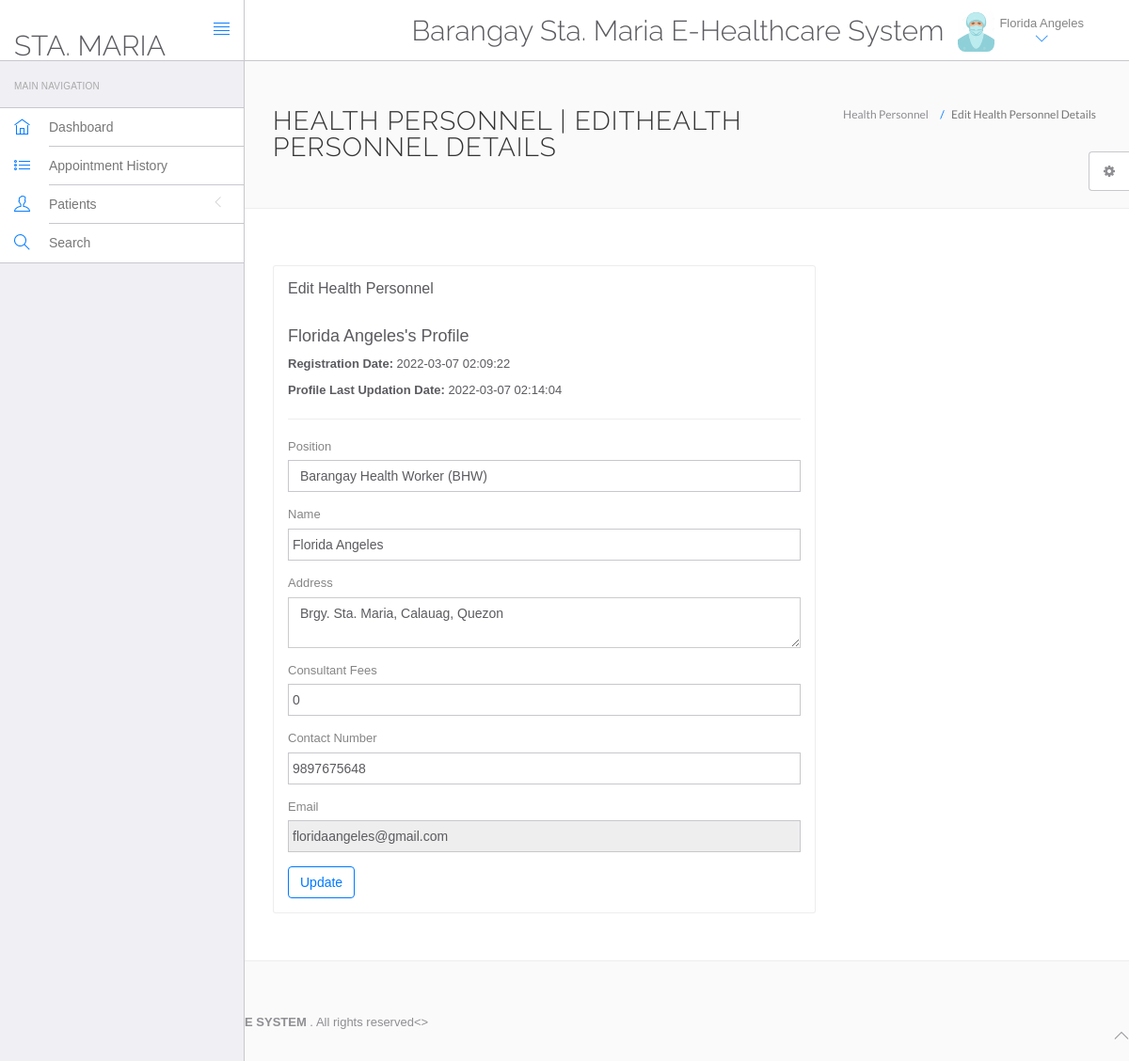
The app's page /hospital/hms/doctor/edit-profile.php (signed in) with its own data.
### tables this page shows
CREATE TABLE `doctors` (
  `id` int(11) NOT NULL,
  `specilization` varchar(255) DEFAULT NULL,
  `doctorName` varchar(255) DEFAULT NULL,
  `address` longtext DEFAULT NULL,
  `docFees` varchar(255) DEFAULT NULL,
  `contactno` bigint(11) DEFAULT NULL,
  `docEmail` varchar(255) DEFAULT NULL,
  `password` varchar(255) DEFAULT NULL,
  `creationDate` timestamp NULL DEFAULT current_timestamp(),
  `updationDate` timestamp NULL DEFAULT NULL ON UPDATE current_timestamp()
);

### hospital/hms/doctor/edit-profile.php (the view, shortened to what this page needs)
<?php
include('include/config.php');
?>
<!DOCTYPE html>
<html lang="en">
	<head>
		<link rel="stylesheet" href="vendor/bootstrap/css/bootstrap.min.css">
		<link rel="stylesheet" href="vendor/fontawesome/css/font-awesome.min.css">
		<link rel="stylesheet" href="vendor/themify-icons/themify-icons.min.css">
		<link href="vendor/animate.css/animate.min.css" rel="stylesheet" media="screen">
		<link href="vendor/perfect-scrollbar/perfect-scrollbar.min.css" rel="stylesheet" media="screen">
		<link href="vendor/switchery/switchery.min.css" rel="stylesheet" media="screen">
		<link href="vendor/bootstrap-touchspin/jquery.bootstrap-touchspin.min.css" rel="stylesheet" media="screen">
		<link href="vendor/select2/select2.min.css" rel="stylesheet" media="screen">
		<link href="vendor/bootstrap-datepicker/bootstrap-datepicker3.standalone.min.css" rel="stylesheet" media="screen">
		<link href="vendor/bootstrap-timepicker/bootstrap-timepicker.min.css" rel="stylesheet" media="screen">
		<link rel="stylesheet" href="assets/css/styles.css">
		<link rel="stylesheet" href="assets/css/plugins.css">
		<link rel="stylesheet" href="assets/css/themes/theme-1.css" id="skin_color" />
	</head>
	<body>
		<div id="app">
<?php include('include/sidebar.php');?>
			<div class="app-content">
				<?php include('include/header.php');?>
				<div class="main-content" >
					<div class="wrap-content container" id="container">
						<section id="page-title">
							<div class="row">
								<div class="col-sm-8">
									<h1 class="mainTitle">Health Personnel | EditHealth Personnel Details</h1>
																	</div>
								<ol class="breadcrumb">
									<li>
										<span>Health Personnel </span>
									</li>
									<li class="active">
										<span>Edit Health Personnel Details</span>
									</li>
								</ol>
							</div>
						</section>
						<div class="container-fluid container-fullw bg-white">
							<div class="row">
								<div class="col-md-12">
									<div class="row margin-top-30">
										<div class="col-lg-8 col-md-12">
											<div class="panel panel-white">
												<div class="panel-heading">
													<h5 class="panel-title">Edit Health Personnel</h5>
												</div>
												<div class="panel-body">
									<?php $sql=mysqli_query($con,"select * from doctors where docEmail='".$_SESSION['dlogin']."'");
while($data=mysqli_fetch_array($sql))
{
?>
<h4><?php echo htmlentities($data['doctorName']);?>'s Profile</h4>
<p><b>Registration Date: </b><?php echo htmlentities($data['creationDate']);?></p>
<?php if($data['updationDate']){?>
<p><b>Profile Last Updation Date: </b><?php echo htmlentities($data['updationDate']);?></p>
<?php } ?>
<hr />
													<form role="form" name="adddoc" method="post" onSubmit="return valid();">
														<div class="form-group">
															<label for="DoctorSpecialization">
																Position
															</label>
							<select name="Doctorspecialization" class="form-control" required="required">
					<option value="<?php echo htmlentities($data['specilization']);?>">
					<?php echo htmlentities($data['specilization']);?></option>
															</select>
														</div>
<div class="form-group">
															<label for="doctorname">
																 Name
															</label>
	<input type="text" name="docname" class="form-control" value="<?php echo htmlentities($data['doctorName']);?>" >
														</div>
<div class="form-group">
															<label for="address">
																 Address
															</label>
					<textarea name="clinicaddress" class="form-control"><?php echo htmlentities($data['address']);?></textarea>
														</div>
<div class="form-group">
															<label for="fess">
																 Consultant Fees
															</label>
		<input type="text" name="docfees" class="form-control" required="required"  value="<?php echo htmlentities($data['docFees']);?>" >
														</div>
<div class="form-group">
									<label for="fess">
																 Contact Number
															</label>
					<input type="text" name="doccontact" class="form-control" required="required"  value="<?php echo htmlentities($data['contactno']);?>">
														</div>
<div class="form-group">
									<label for="fess">
																 Email
															</label>
					<input type="email" name="docemail" class="form-control"  readonly="readonly"  value="<?php echo htmlentities($data['docEmail']);?>">
														</div>
														<?php } ?>
														<button type="submit" name="submit" class="btn btn-o btn-primary">
															Update
														</button>
													</form>
												</div>
											</div>
										</div>
											</div>
										</div>
								</div>
					</div>
				</div>
			</div>
	<?php include('include/footer.php');?>
	<?php include('include/setting.php');?>
			<>
		</div>
	</body>
</html>

### hospital/hms/doctor/include/header.php (shortened to what this page needs)
<header class="navbar navbar-default navbar-static-top">
					<div class="navbar-header">
						<a class="navbar-brand" href="#">
							<h2 style="padding-top:20% ">STA. MARIA </h2>
						</a>
						<a href="#" class="sidebar-toggler pull-right visible-md visible-lg" data-toggle-class="app-sidebar-closed" data-toggle-target="#app">
							<i class="ti-align-justify"></i>
						</a>
					</div>
					<div class="navbar-collapse collapse">
						<ul class="nav navbar-right">
								<li  style="padding-top:2% ">
								<h2>Barangay Sta. Maria E-Healthcare System</h2>
							</li>
							<li class="dropdown current-user">
								<a href class="dropdown-toggle" data-toggle="dropdown">
									<img src="assets/images/personnel.jpg" > <span class="username">
									<?php $query=mysqli_query($con,"select doctorName from doctors where id='".$_SESSION['id']."'");
while($row=mysqli_fetch_array($query))
{
	echo $row['doctorName'];
}
									?> <i class="ti-angle-down"></i></i></span>
								</a>
							</li>
						</ul>
					</div>
				</header>

### hospital/hms/doctor/assets/css/themes/theme-1.css (style rules this page uses)
body { background: #FAFAFA; }
header .navbar-header { background: #ffffff !important; border-right-color: #c8c7cc !important; border-bottom-color: #c8c7cc !important; }
header .navbar-header .sidebar-toggler, header .navbar-header .sidebar-mobile-toggler { color: #007aff !important; }
header .navbar-header .navbar-brand { color: #777 !important; }
header .navbar-collapse { background: #ffffff !important; border-bottom-color: #c8c7cc !important; box-shadow: none !important; }
header .navbar-collapse .navbar-right > li > a { color: #777; }
header .navbar-collapse .navbar-right > li > a i { color: #007aff !important; }

### records on screen
doctors: doctorName "Florida Angeles", creationDate "2022-03-07 02:09:22", updationDate "2022-03-07 02:14:04", Doctorspecialization "Barangay Health Worker (BHW)", docname "Florida Angeles", clinicaddress "Brgy. Sta. Maria, Calauag, Quezon", docfees "0", doccontact "9897675648", docemail "floridaangeles@gmail.com"
